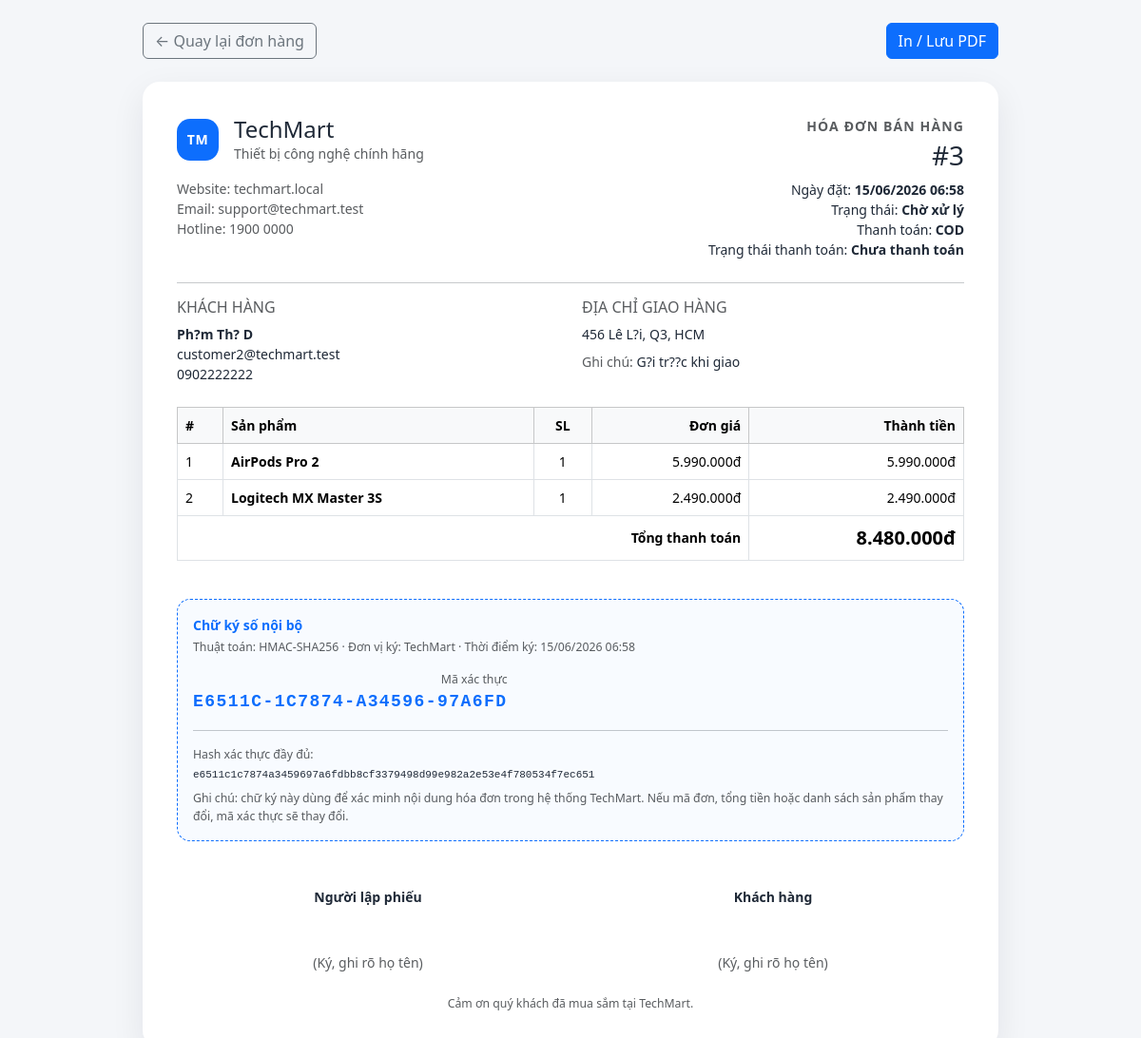
The app's page /admin/orders/3/invoice (signed in) with its own data.
### tables this page shows
CREATE TABLE orders (
    id               INT UNSIGNED AUTO_INCREMENT PRIMARY KEY,
    user_id          INT UNSIGNED NOT NULL,
    total_amount     DECIMAL(12, 2) NOT NULL DEFAULT 0,
    voucher_id       INT UNSIGNED DEFAULT NULL,
    discount_amount  DECIMAL(12, 2) NOT NULL DEFAULT 0,
    status           ENUM('pending','confirmed','shipping','delivered','cancelled') NOT NULL DEFAULT 'pending',
    shipping_address TEXT NOT NULL,
    payment_method   ENUM('cod', 'bank_transfer', 'e_wallet') NOT NULL DEFAULT 'cod',
    payment_reference_code VARCHAR(40) DEFAULT NULL,
    payment_status   ENUM('unpaid', 'awaiting_review', 'paid', 'refunded') NOT NULL DEFAULT 'unpaid',
    note             TEXT,
    created_at       TIMESTAMP DEFAULT CURRENT_TIMESTAMP,
    updated_at       TIMESTAMP DEFAULT CURRENT_TIMESTAMP ON UPDATE CURRENT_TIMESTAMP,
    FOREIGN KEY (user_id) REFERENCES users(id),
    FOREIGN KEY (voucher_id) REFERENCES vouchers(id) ON DELETE SET NULL,
    INDEX idx_user_status (user_id, status),
    INDEX idx_payment_reference_code (payment_reference_code),
    INDEX idx_payment_status (payment_status)
);

CREATE TABLE users (
    id            INT UNSIGNED AUTO_INCREMENT PRIMARY KEY,
    username      VARCHAR(100) NOT NULL UNIQUE,
    email         VARCHAR(150) NOT NULL UNIQUE,
    password_hash VARCHAR(255) NOT NULL,
    full_name     VARCHAR(100) NOT NULL,
    phone         VARCHAR(20)  DEFAULT '',
    address       TEXT,
    role          ENUM('customer', 'staff', 'admin') NOT NULL DEFAULT 'customer',
    status        ENUM('active', 'locked')           NOT NULL DEFAULT 'active',
    email_verified_at TIMESTAMP NULL DEFAULT NULL,
    email_verification_token VARCHAR(64) DEFAULT NULL,
    email_verification_sent_at TIMESTAMP NULL DEFAULT NULL,
    password_reset_token VARCHAR(64) DEFAULT NULL,
    password_reset_expires_at TIMESTAMP NULL DEFAULT NULL,
    password_reset_sent_at TIMESTAMP NULL DEFAULT NULL,
    created_at    TIMESTAMP DEFAULT CURRENT_TIMESTAMP,
    updated_at    TIMESTAMP DEFAULT CURRENT_TIMESTAMP ON UPDATE CURRENT_TIMESTAMP,
    INDEX idx_role_status (role, status),
    INDEX idx_email_verification_token (email_verification_token),
    INDEX idx_password_reset_token (password_reset_token)
);

CREATE TABLE order_details (
    id         INT UNSIGNED AUTO_INCREMENT PRIMARY KEY,
    order_id   INT UNSIGNED NOT NULL,
    product_id INT UNSIGNED NOT NULL,
    variant_id INT UNSIGNED DEFAULT NULL,
    quantity   INT NOT NULL,
    unit_price DECIMAL(12, 2) NOT NULL,
    FOREIGN KEY (order_id)   REFERENCES orders(id)   ON DELETE CASCADE,
    FOREIGN KEY (product_id) REFERENCES products(id),
    FOREIGN KEY (variant_id) REFERENCES product_variants(id) ON DELETE SET NULL
);

CREATE TABLE products (
    id              INT UNSIGNED AUTO_INCREMENT PRIMARY KEY,
    category_id     INT UNSIGNED NOT NULL,
    name            VARCHAR(200) NOT NULL,
    slug            VARCHAR(220) NOT NULL,
    description     TEXT,
    price           DECIMAL(12, 2) NOT NULL DEFAULT 0,
    stock_quantity  INT NOT NULL DEFAULT 0,
    image_url       VARCHAR(500) DEFAULT NULL,
    status          ENUM('active', 'inactive') NOT NULL DEFAULT 'active',
    created_at      TIMESTAMP DEFAULT CURRENT_TIMESTAMP,
    updated_at      TIMESTAMP DEFAULT CURRENT_TIMESTAMP ON UPDATE CURRENT_TIMESTAMP,
    FOREIGN KEY (category_id) REFERENCES categories(id),
    INDEX idx_status_created (status, created_at),
    FULLTEXT idx_search (name, description)
);

### app/Views/admin/orders/invoice.php (the view, shortened to what the rows shown need)
<?php
$statusLabels = [
    'pending' => 'Chờ xử lý',
    'confirmed' => 'Đã xác nhận',
    'shipping' => 'Đang giao',
    'delivered' => 'Đã giao',
    'cancelled' => 'Đã hủy',
];
$paymentLabels = [
    'cod' => 'COD',
    'bank_transfer' => 'Chuyển khoản',
    'e_wallet' => 'Ví điện tử',
];
$paymentStatusLabels = [
    'unpaid' => 'Chưa thanh toán',
    'awaiting_review' => 'Chờ đối soát',
    'paid' => 'Đã thanh toán',
    'refunded' => 'Đã hoàn tiền',
];
$createdAt = date('d/m/Y H:i', strtotime((string)$order['created_at']));
$signedAt = date('d/m/Y H:i', strtotime((string)($signature['signed_at'] ?? $order['created_at'])));
?>
<!DOCTYPE html>
<html lang="vi">
<head>
    <link rel="stylesheet" href="https://cdn.jsdelivr.net/npm/bootstrap@5.3.3/dist/css/bootstrap.min.css">
</head>
<body>
    <div class="print-toolbar d-flex justify-content-between gap-2">
        <a href="<?= url('/admin/orders/' . $order['id']) ?>" class="btn btn-outline-secondary">
            ← Quay lại đơn hàng
        </a>
        <button type="button" class="btn btn-primary" id="invoice-print-btn">
            In / Lưu PDF
        </button>
    </div>
    <main class="invoice-page">
        <div class="d-flex flex-wrap justify-content-between gap-4 mb-4">
            <div>
                <div class="d-flex align-items-center gap-3 mb-3">
                    <span class="brand-mark">TM</span>
                    <div>
                        <h1 class="h4 mb-0">TechMart</h1>
                        <div class="text-muted">Thiết bị công nghệ chính hãng</div>
                    </div>
                </div>
                <div class="text-muted">
                    Website: techmart.local<br>
                    Email: support@techmart.test<br>
                    Hotline: 1900 0000
                </div>
            </div>
            <div class="text-md-end">
                <div class="invoice-title text-muted fw-semibold mb-1">Hóa đơn bán hàng</div>
                <h2 class="h3 mb-2">#<?= e($order['id']) ?></h2>
                <div>Ngày đặt: <strong><?= e($createdAt) ?></strong></div>
                <div>Trạng thái: <strong><?= e($statusLabels[$order['status']] ?? $order['status']) ?></strong></div>
                <div>Thanh toán: <strong><?= e($paymentLabels[$order['payment_method']] ?? $order['payment_method']) ?></strong></div>
                <div>Trạng thái thanh toán: <strong><?= e($paymentStatusLabels[$order['payment_status'] ?? 'unpaid'] ?? ($order['payment_status'] ?? 'unpaid')) ?></strong></div>
            </div>
        </div>
        <hr>
        <div class="row g-4 mb-4">
            <div class="col-md-6">
                <h3 class="h6 text-uppercase text-muted">Khách hàng</h3>
                <div class="fw-semibold"><?= e($order['customer_name']) ?></div>
                <div><?= e($order['customer_email']) ?></div>
                <div><?= e($order['customer_phone'] ?: '-') ?></div>
            </div>
            <div class="col-md-6">
                <h3 class="h6 text-uppercase text-muted">Địa chỉ giao hàng</h3>
                <div><?= nl2br(e($order['shipping_address'])) ?></div>
                <?php if (!empty($order['note'])): ?>
                    <div class="mt-2"><span class="text-muted">Ghi chú:</span> <?= nl2br(e($order['note'])) ?></div>
                <?php endif; ?>
            </div>
        </div>
        <div class="table-responsive">
            <table class="table table-bordered align-middle">
                <thead class="table-light">
                    <tr>
                        <th style="width: 48px;">#</th>
                        <th>Sản phẩm</th>
                        <th class="text-center">SL</th>
                        <th class="text-end">Đơn giá</th>
                        <th class="text-end">Thành tiền</th>
                    </tr>
                </thead>
                <tbody>
                    <?php foreach ($items as $index => $item): ?>
                        <tr>
                            <td><?= $index + 1 ?></td>
                            <td>
                                <div class="fw-semibold"><?= e($item['product_name']) ?></div>
                            </td>
                            <td class="text-center"><?= number_format((int)$item['quantity']) ?></td>
                            <td class="text-end"><?= format_vnd((float)$item['unit_price']) ?></td>
                            <td class="text-end"><?= format_vnd((float)$item['unit_price'] * (int)$item['quantity']) ?></td>
                        </tr>
                    <?php endforeach; ?>
                </tbody>
                <tfoot>
                    <tr>
                        <th colspan="4" class="text-end">Tổng thanh toán</th>
                        <th class="text-end fs-5"><?= format_vnd((float)$order['total_amount']) ?></th>
                    </tr>
                </tfoot>
            </table>
        </div>
        <div class="signature-card mt-4">
            <div class="d-flex flex-wrap justify-content-between gap-3">
                <div>
                    <div class="fw-semibold text-primary mb-1">Chữ ký số nội bộ</div>
                    <div class="text-muted small">
                        Thuật toán: <?= e($signature['algorithm'] ?? 'HMAC-SHA256') ?> ·
                        Đơn vị ký: <?= e($signature['issuer'] ?? 'TechMart') ?> ·
                        Thời điểm ký: <?= e($signedAt) ?>
                    </div>
                </div>
                <div class="text-md-end">
                    <div class="text-muted small">Mã xác thực</div>
                    <div class="signature-code fw-bold"><?= e($signature['code'] ?? '') ?></div>
                </div>
            </div>
            <hr class="my-3">
            <div class="small text-muted mb-1">Hash xác thực đầy đủ:</div>
            <div class="signature-hash"><?= e($signature['hash'] ?? '') ?></div>
            <div class="small text-muted mt-2">
                Ghi chú: chữ ký này dùng để xác minh nội dung hóa đơn trong hệ thống TechMart. Nếu mã đơn,
                tổng tiền hoặc danh sách sản phẩm thay đổi, mã xác thực sẽ thay đổi.
            </div>
        </div>
        <div class="row g-4 mt-4">
            <div class="col-6 text-center">
                <div class="fw-semibold mb-5">Người lập phiếu</div>
                <div class="text-muted">(Ký, ghi rõ họ tên)</div>
            </div>
            <div class="col-6 text-center">
                <div class="fw-semibold mb-5">Khách hàng</div>
                <div class="text-muted">(Ký, ghi rõ họ tên)</div>
            </div>
        </div>
        <p class="text-center text-muted small mt-4 mb-0">
            Cảm ơn quý khách đã mua sắm tại TechMart.
        </p>
    </main>
</body>
</html>

### app/Core/Router.php (shortened to what the rows shown need)
<?php
final class Router
{
    private array $routes = [];
    private function add(string $method, string $path, array $handler, ?string $middleware): void
    {
        $pattern = preg_replace('#\{([a-z_][a-z0-9_]*)\}#i', '(?P<$1>[^/]+)', $path);
        $pattern = '#^' . $pattern . '$#';
        $this->routes[] = [
            'method'     => $method,
            'pattern'    => $pattern,
            'handler'    => $handler,
            'middleware' => $middleware,
        ];
    }
    public function dispatch(): void
    {
        $method = $_SERVER['REQUEST_METHOD'] ?? 'GET';
        $uri    = parse_url($_SERVER['REQUEST_URI'] ?? '/', PHP_URL_PATH) ?? '/';
        $base = $this->detectBasePath();
if ($base !== '' && $base !== '/' && str_starts_with($uri, $base)) {
    $uri = substr($uri, strlen($base));
}
$uri = '/' . ltrim($uri, '/');
        foreach ($this->routes as $route) {
            if ($route['method'] !== $method) {
                continue;
            }
            if (!preg_match($route['pattern'], $uri, $matches)) {
                continue;
            }
            $params = array_filter(
                $matches,
                static fn($k) => !is_int($k),
                ARRAY_FILTER_USE_KEY
            );
            [$class, $method2] = $route['handler'];
            $controller = new $class();
            call_user_func_array([$controller, $method2], array_values($params));
            return;
        }
    }
    private function detectBasePath(): string
    {
        $script = $_SERVER['SCRIPT_NAME'] ?? '';
        $dir = str_replace('\\', '/', dirname($script));
        $dir = preg_replace('#/public$#', '', $dir);
        return rtrim($dir, '/');
    }
}

### records on screen
orders: id "3", created_at "15/06/2026 06:58", status "Chờ xử lý", payment_method "COD", payment_status "Chưa thanh toán", user.full_name "Ph?m Th? D", user.email "customer2@techmart.test", user.phone "0902222222", shipping_address "456 Lê L?i, Q3, HCM", note "G?i tr??c khi giao", total_amount "8.480.000đ"
order_details: product.name "AirPods Pro 2", quantity "1", unit_price "5.990.000đ", format_vnd((float)$item['unit_price'] * (int)$item['quantity']) "5.990.000đ"
order_details: product.name "Logitech MX Master 3S", quantity "1", unit_price "2.490.000đ", format_vnd((float)$item['unit_price'] * (int)$item['quantity']) "2.490.000đ"
